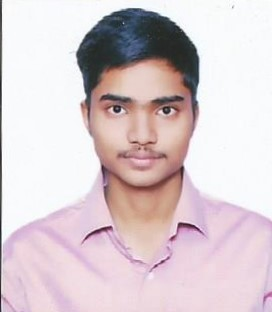
#> input picture Utkarsh.jpg, 272 x 312 px
$ python translate.py
#> lines starting #> are read from the running program, lines starting #| are printed output that depends on the picture
import cv2
import numpy as np
img = cv2.imread('Utkarsh.jpg', 0)
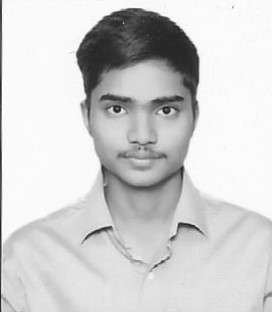
#> img: shape (312, 272); min 25, max 255, mean 208.3
rows,cols = img.shape
#> rows = 312; cols = 272

M=np.float32([[1, 0, 50], [0, 1, 25]])
dst = cv2.warpAffine(img, M, (cols,rows))
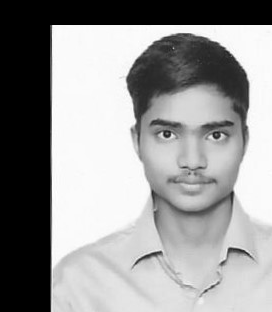
#> dst: shape (312, 272); min 0, max 255, mean 150

cv2.imshow('img', dst)
cv2.waitKey(0)
cv2.destroyAllWindows()

$ run again, with 094019tccyo4wcirccwqqb.jpg copied over Utkarsh.jpg
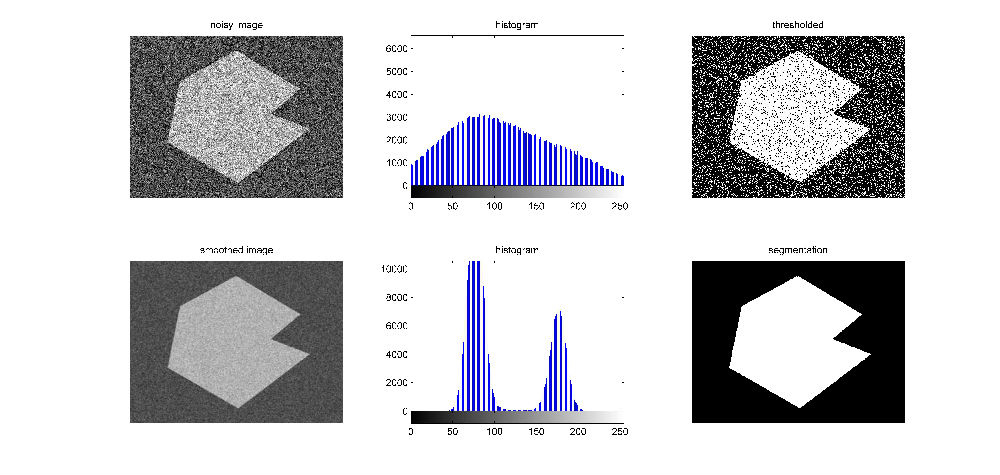
#> input picture 094019tccyo4wcirccwqqb.jpg, 1000 x 475 px
#> `img = cv2.imread('Utkarsh.jpg', 0)`:
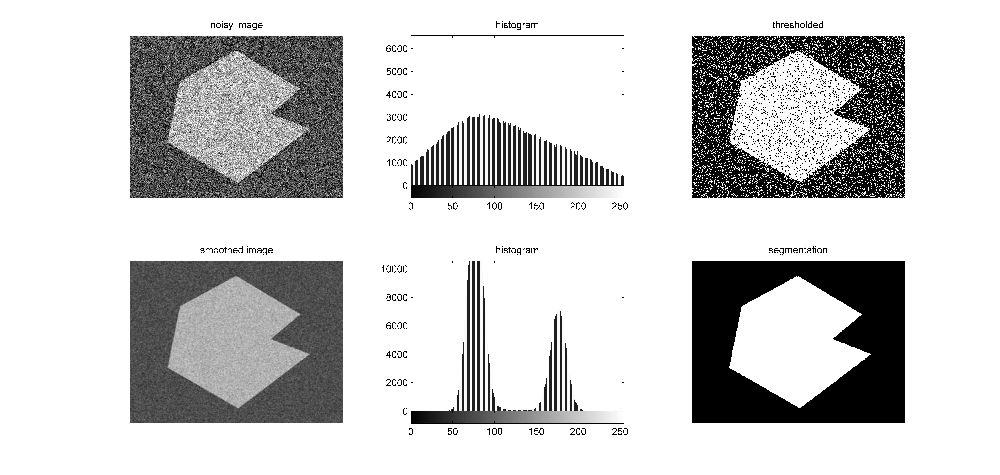
#> img: shape (475, 1000); min 0, max 255, mean 204.2
#> `dst = cv2.warpAffine(img, M, (cols,rows))`:
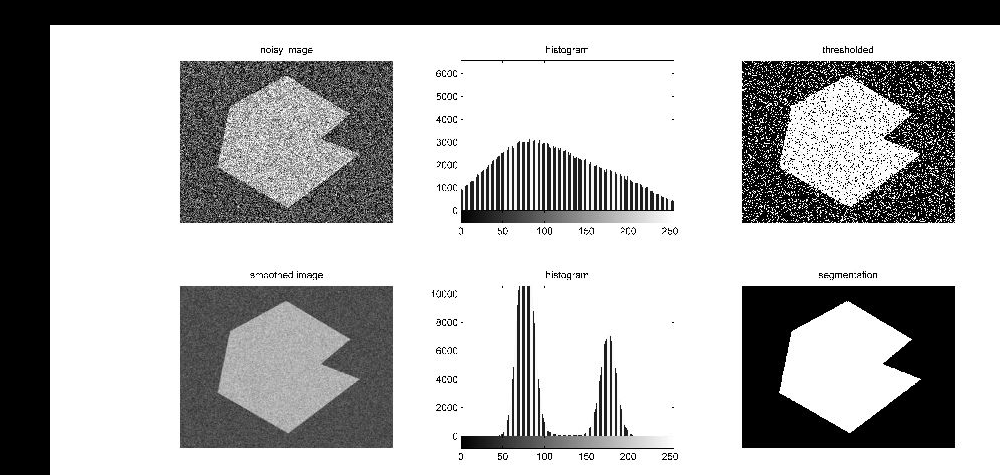
#> dst: shape (475, 1000); min 0, max 255, mean 178.7

$ run again, with Noise.jpg copied over Utkarsh.jpg
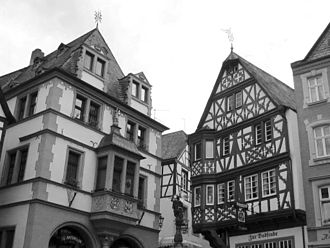
#> input picture Noise.jpg, 330 x 248 px
#> img is the input picture: shape (248, 330); min 0, max 255, mean 141.2
#> `dst = cv2.warpAffine(img, M, (cols,rows))`:
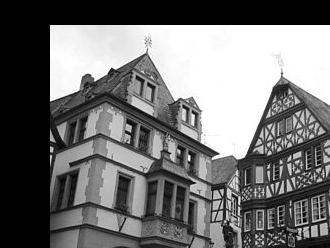
#> dst: shape (248, 330); min 0, max 255, mean 113.8
